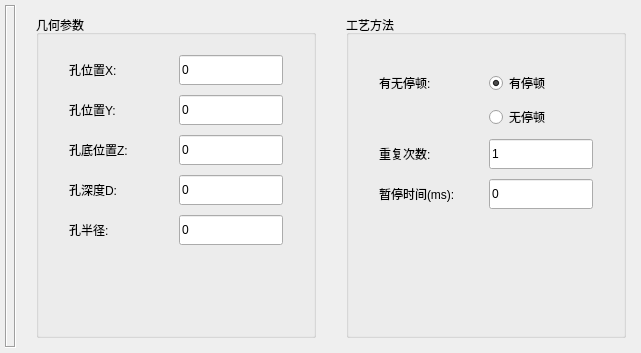
         <widget class="QWidget" name="page">
          <layout class="QHBoxLayout" name="horizontalLayout_13">
           <property name="spacing">
            <number>10</number>
           </property>
           <property name="leftMargin">
            <number>5</number>
           </property>
           <property name="topMargin">
            <number>5</number>
           </property>
           <property name="rightMargin">
            <number>5</number>
           </property>
           <property name="bottomMargin">
            <number>5</number>
           </property>
           <item>
            <widget class="QLabel" name="label_7">
             <property name="minimumSize">
              <size>
               <width>0</width>
               <height>0</height>
              </size>
             </property>
             <property name="maximumSize">
              <size>
               <width>500</width>
               <height>16777215</height>
              </size>
             </property>
             <property name="frameShape">
              <enum>QFrame::Box</enum>
             </property>
             <property name="frameShadow">
              <enum>QFrame::Sunken</enum>
             </property>
             <property name="lineWidth">
              <number>1</number>
             </property>
             <property name="text">
              <string/>
             </property>
             <property name="pixmap">
              <pixmap resource="STEPNCMaster.qrc">:/STEPNCMaster/images/HNCMill/mill00-1.bmp</pixmap>
             </property>
             <property name="scaledContents">
              <bool>true</bool>
             </property>
             <property name="alignment">
              <set>Qt::AlignCenter</set>
             </property>
            </widget>
           </item>
           <item>
            <layout class="QHBoxLayout" name="horizontalLayout_12" stretch="1,1">
             <property name="spacing">
              <number>30</number>
             </property>
             <property name="leftMargin">
              <number>10</number>
             </property>
             <property name="topMargin">
              <number>10</number>
             </property>
             <property name="rightMargin">
              <number>10</number>
             </property>
             <property name="bottomMargin">
              <number>10</number>
             </property>
             <item>
              <widget class="QGroupBox" name="groupBox_4">
               <property name="title">
                <string>几何参数</string>
               </property>
               <layout class="QVBoxLayout" name="verticalLayout_6">
                <property name="spacing">
                 <number>10</number>
                </property>
                <property name="leftMargin">
                 <number>20</number>
                </property>
                <property name="topMargin">
                 <number>10</number>
                </property>
                <property name="rightMargin">
                 <number>20</number>
                </property>
                <property name="bottomMargin">
                 <number>80</number>
                </property>
                <item>
                 <layout class="QGridLayout" name="gridLayout_4">
                  <property name="leftMargin">
                   <number>10</number>
                  </property>
                  <property name="topMargin">
                   <number>10</number>
                  </property>
                  <property name="rightMargin">
                   <number>10</number>
                  </property>
                  <property name="bottomMargin">
                   <number>10</number>
                  </property>
                  <property name="spacing">
                   <number>10</number>
                  </property>
                  <item row="3" column="1">
                   <widget class="QLineEdit" name="holeDeep">
                    <property name="minimumSize">
                     <size>
                      <width>0</width>
                      <height>30</height>
                     </size>
                    </property>
                    <property name="maximumSize">
                     <size>
                      <width>120</width>
                      <height>16777215</height>
                     </size>
                    </property>
                    <property name="text">
                     <string>0</string>
                    </property>
                    <property name="readOnly">
                     <bool>false</bool>
                    </property>
                   </widget>
                  </item>
                  <item row="4" column="1">
                   <widget class="QLineEdit" name="holeRadius">
                    <property name="minimumSize">
                     <size>
                      <width>0</width>
                      <height>30</height>
                     </size>
                    </property>
                    <property name="maximumSize">
                     <size>
                      <width>120</width>
                      <height>16777215</height>
                     </size>
                    </property>
                    <property name="text">
                     <string>0</string>
                    </property>
                    <property name="readOnly">
                     <bool>false</bool>
                    </property>
                   </widget>
                  </item>
                  <item row="4" column="0">
                   <widget class="QLabel" name="label_31">
                    <property name="text">
                     <string>孔半径:</string>
                    </property>
                   </widget>
                  </item>
                  <item row="0" column="0">
                   <widget class="QLabel" name="label_27">
                    <property name="minimumSize">
                     <size>
                      <width>100</width>
                      <height>0</height>
                     </size>
                    </property>
                    <property name="maximumSize">
                     <size>
                      <width>100</width>
                      <height>16777215</height>
                     </size>
                    </property>
                    <property name="text">
                     <string>孔位置X:</string>
                    </property>
                   </widget>
                  </item>
                  <item row="2" column="1">
                   <widget class="QLineEdit" name="holeBottomZ">
                    <property name="minimumSize">
                     <size>
                      <width>0</width>
                      <height>30</height>
                     </size>
                    </property>
                    <property name="maximumSize">
                     <size>
                      <width>120</width>
                      <height>16777215</height>
                     </size>
                    </property>
                    <property name="text">
                     <string>0</string>
                    </property>
                    <property name="readOnly">
                     <bool>false</bool>
                    </property>
                   </widget>
                  </item>
                  <item row="3" column="0">
                   <widget class="QLabel" name="label_30">
                    <property name="text">
                     <string>孔深度D:</string>
                    </property>
                   </widget>
                  </item>
                  <item row="2" column="0">
                   <widget class="QLabel" name="label_29">
                    <property name="text">
                     <string>孔底位置Z:</string>
                    </property>
                   </widget>
                  </item>
                  <item row="1" column="0">
                   <widget class="QLabel" name="label_28">
                    <property name="text">
                     <string>孔位置Y:</string>
                    </property>
                   </widget>
                  </item>
                  <item row="1" column="1">
                   <widget class="QLineEdit" name="holeY">
                    <property name="minimumSize">
                     <size>
                      <width>0</width>
                      <height>30</height>
                     </size>
                    </property>
                    <property name="maximumSize">
                     <size>
                      <width>120</width>
                      <height>16777215</height>
                     </size>
                    </property>
                    <property name="text">
                     <string>0</string>
                    </property>
                    <property name="readOnly">
                     <bool>false</bool>
                    </property>
                   </widget>
                  </item>
                  <item row="0" column="1">
                   <widget class="QLineEdit" name="holeX">
                    <property name="minimumSize">
                     <size>
                      <width>0</width>
                      <height>30</height>
                     </size>
                    </property>
                    <property name="maximumSize">
                     <size>
                      <width>120</width>
                      <height>16777215</height>
                     </size>
                    </property>
                    <property name="text">
                     <string>0</string>
                    </property>
                    <property name="readOnly">
                     <bool>false</bool>
                    </property>
                   </widget>
                  </item>
                 </layout>
                </item>
               </layout>
              </widget>
             </item>
             <item>
              <widget class="QGroupBox" name="groupBox_5">
               <property name="title">
                <string>工艺方法</string>
               </property>
               <layout class="QVBoxLayout" name="verticalLayout_7">
                <property name="spacing">
                 <number>10</number>
                </property>
                <property name="leftMargin">
                 <number>20</number>
                </property>
                <property name="topMargin">
                 <number>10</number>
                </property>
                <property name="rightMargin">
                 <number>20</number>
                </property>
                <property name="bottomMargin">
                 <number>100</number>
                </property>
                <item>
                 <layout class="QGridLayout" name="gridLayout_5">
                  <property name="leftMargin">
                   <number>10</number>
                  </property>
                  <property name="topMargin">
                   <number>10</number>
                  </property>
                  <property name="rightMargin">
                   <number>10</number>
                  </property>
                  <property name="bottomMargin">
                   <number>10</number>
                  </property>
                  <property name="spacing">
                   <number>10</number>
                  </property>
                  <item row="0" column="0">
                   <widget class="QLabel" name="label_32">
                    <property name="minimumSize">
                     <size>
                      <width>100</width>
                      <height>0</height>
                     </size>
                    </property>
                    <property name="maximumSize">
                     <size>
                      <width>80</width>
                      <height>16777215</height>
                     </size>
                    </property>
                    <property name="text">
                     <string>有无停顿:</string>
                    </property>
                   </widget>
                  </item>
                  <item row="0" column="1">
                   <widget class="QRadioButton" name="withPause">
                    <property name="text">
                     <string>有停顿</string>
                    </property>
                    <property name="checked">
                     <bool>true</bool>
                    </property>
                   </widget>
                  </item>
                  <item row="1" column="1">
                   <widget class="QRadioButton" name="noPause">
                    <property name="text">
                     <string>无停顿</string>
                    </property>
                   </widget>
                  </item>
                  <item row="2" column="0">
                   <widget class="QLabel" name="label_33">
                    <property name="text">
                     <string>重复次数:</string>
                    </property>
                   </widget>
                  </item>
                  <item row="2" column="1">
                   <widget class="QLineEdit" name="repetitionCount">
                    <property name="minimumSize">
                     <size>
                      <width>0</width>
                      <height>30</height>
                     </size>
                    </property>
                    <property name="maximumSize">
                     <size>
                      <width>120</width>
                      <height>16777215</height>
                     </size>
                    </property>
                    <property name="text">
                     <string>1</string>
                    </property>
                   </widget>
                  </item>
                  <item row="3" column="0">
                   <widget class="QLabel" name="label_34">
                    <property name="text">
                     <string>暂停时间(ms):</string>
                    </property>
                   </widget>
                  </item>
                  <item row="3" column="1">
                   <widget class="QLineEdit" name="pauseTime">
                    <property name="minimumSize">
                     <size>
                      <width>0</width>
                      <height>30</height>
                     </size>
                    </property>
                    <property name="maximumSize">
                     <size>
                      <width>120</width>
                      <height>16777215</height>
                     </size>
                    </property>
                    <property name="text">
                     <string>0</string>
                    </property>
                   </widget>
                  </item>
                 </layout>
                </item>
               </layout>
              </widget>
             </item>
            </layout>
           </item>
          </layout>
         </widget>
